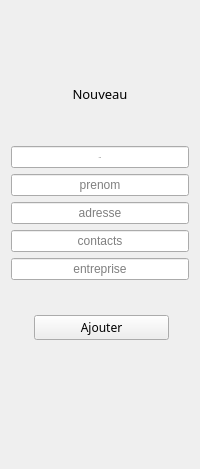
        <widget class="QWidget" name="stkdW_2p3_2">
         <layout class="QVBoxLayout" name="verticalLayout_17" stretch="4,0,2,0,0,0,0,0,1,0,0">
          <item>
           <spacer name="verticalSpacer_28">
            <property name="orientation">
             <enum>Qt::Vertical</enum>
            </property>
            <property name="sizeHint" stdset="0">
             <size>
              <width>20</width>
              <height>76</height>
             </size>
            </property>
           </spacer>
          </item>
          <item>
           <widget class="QLabel" name="label_9">
            <property name="font">
             <font>
              <family>Montserrat SemiBold</family>
              <pointsize>10</pointsize>
              <weight>50</weight>
              <bold>false</bold>
             </font>
            </property>
            <property name="text">
             <string>Nouveau</string>
            </property>
            <property name="alignment">
             <set>Qt::AlignCenter</set>
            </property>
           </widget>
          </item>
          <item>
           <spacer name="verticalSpacer_29">
            <property name="orientation">
             <enum>Qt::Vertical</enum>
            </property>
            <property name="sizeHint" stdset="0">
             <size>
              <width>20</width>
              <height>37</height>
             </size>
            </property>
           </spacer>
          </item>
          <item>
           <widget class="QLineEdit" name="lineEdit_30">
            <property name="font">
             <font>
              <family>Montserrat Medium</family>
              <pointsize>-1</pointsize>
              <weight>75</weight>
              <italic>false</italic>
              <bold>true</bold>
             </font>
            </property>
            <property name="alignment">
             <set>Qt::AlignCenter</set>
            </property>
            <property name="placeholderText">
             <string>nom</string>
            </property>
           </widget>
          </item>
          <item>
           <widget class="QLineEdit" name="lineEdit_31">
            <property name="alignment">
             <set>Qt::AlignCenter</set>
            </property>
            <property name="placeholderText">
             <string>prenom</string>
            </property>
           </widget>
          </item>
          <item>
           <widget class="QLineEdit" name="lineEdit_32">
            <property name="alignment">
             <set>Qt::AlignCenter</set>
            </property>
            <property name="placeholderText">
             <string>adresse</string>
            </property>
           </widget>
          </item>
          <item>
           <widget class="QLineEdit" name="lineEdit_33">
            <property name="alignment">
             <set>Qt::AlignCenter</set>
            </property>
            <property name="placeholderText">
             <string>contacts</string>
            </property>
           </widget>
          </item>
          <item>
           <widget class="QLineEdit" name="lineEdit_34">
            <property name="alignment">
             <set>Qt::AlignCenter</set>
            </property>
            <property name="placeholderText">
             <string>entreprise</string>
            </property>
           </widget>
          </item>
          <item>
           <spacer name="verticalSpacer_30">
            <property name="orientation">
             <enum>Qt::Vertical</enum>
            </property>
            <property name="sizeHint" stdset="0">
             <size>
              <width>20</width>
              <height>17</height>
             </size>
            </property>
           </spacer>
          </item>
          <item>
           <widget class="QWidget" name="widget_15" native="true">
            <property name="font">
             <font>
              <pointsize>10</pointsize>
             </font>
            </property>
            <layout class="QVBoxLayout" name="verticalLayout_18">
             <property name="spacing">
              <number>11</number>
             </property>
             <property name="leftMargin">
              <number>23</number>
             </property>
             <property name="topMargin">
              <number>10</number>
             </property>
             <property name="rightMargin">
              <number>20</number>
             </property>
             <property name="bottomMargin">
              <number>10</number>
             </property>
             <item>
              <widget class="QPushButton" name="pushButton_15">
               <property name="font">
                <font>
                 <family>Montserrat Medium</family>
                 <pointsize>9</pointsize>
                 <weight>50</weight>
                 <bold>false</bold>
                </font>
               </property>
               <property name="styleSheet">
                <string notr="true"/>
               </property>
               <property name="text">
                <string>Ajouter</string>
               </property>
               <property name="icon">
                <iconset resource="icon.qrc">
                 <normaloff>:/icons/add (1).png</normaloff>:/icons/add (1).png</iconset>
               </property>
              </widget>
             </item>
            </layout>
           </widget>
          </item>
          <item>
           <spacer name="verticalSpacer_31">
            <property name="orientation">
             <enum>Qt::Vertical</enum>
            </property>
            <property name="sizeHint" stdset="0">
             <size>
              <width>20</width>
              <height>108</height>
             </size>
            </property>
           </spacer>
          </item>
         </layout>
        </widget>
